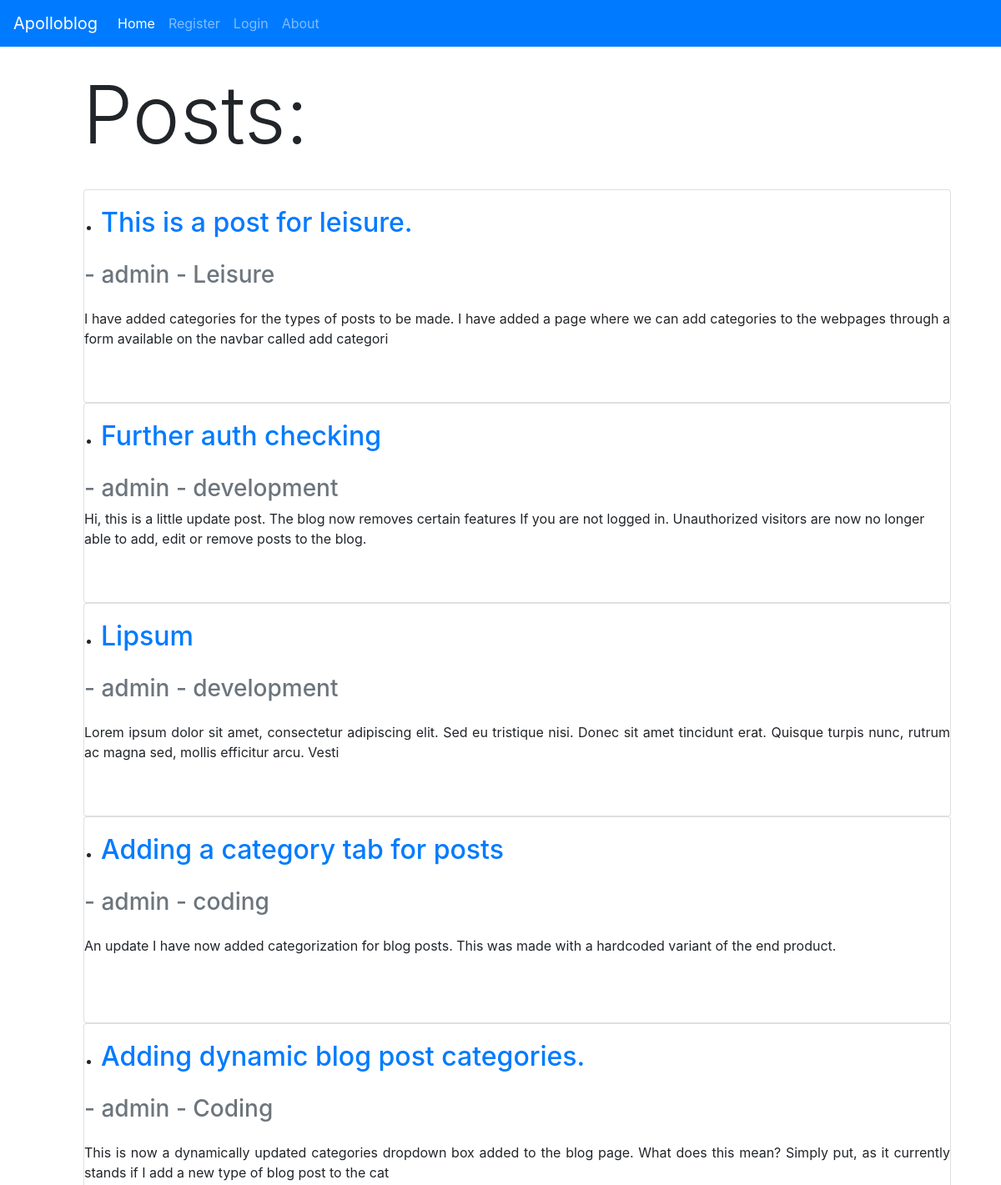
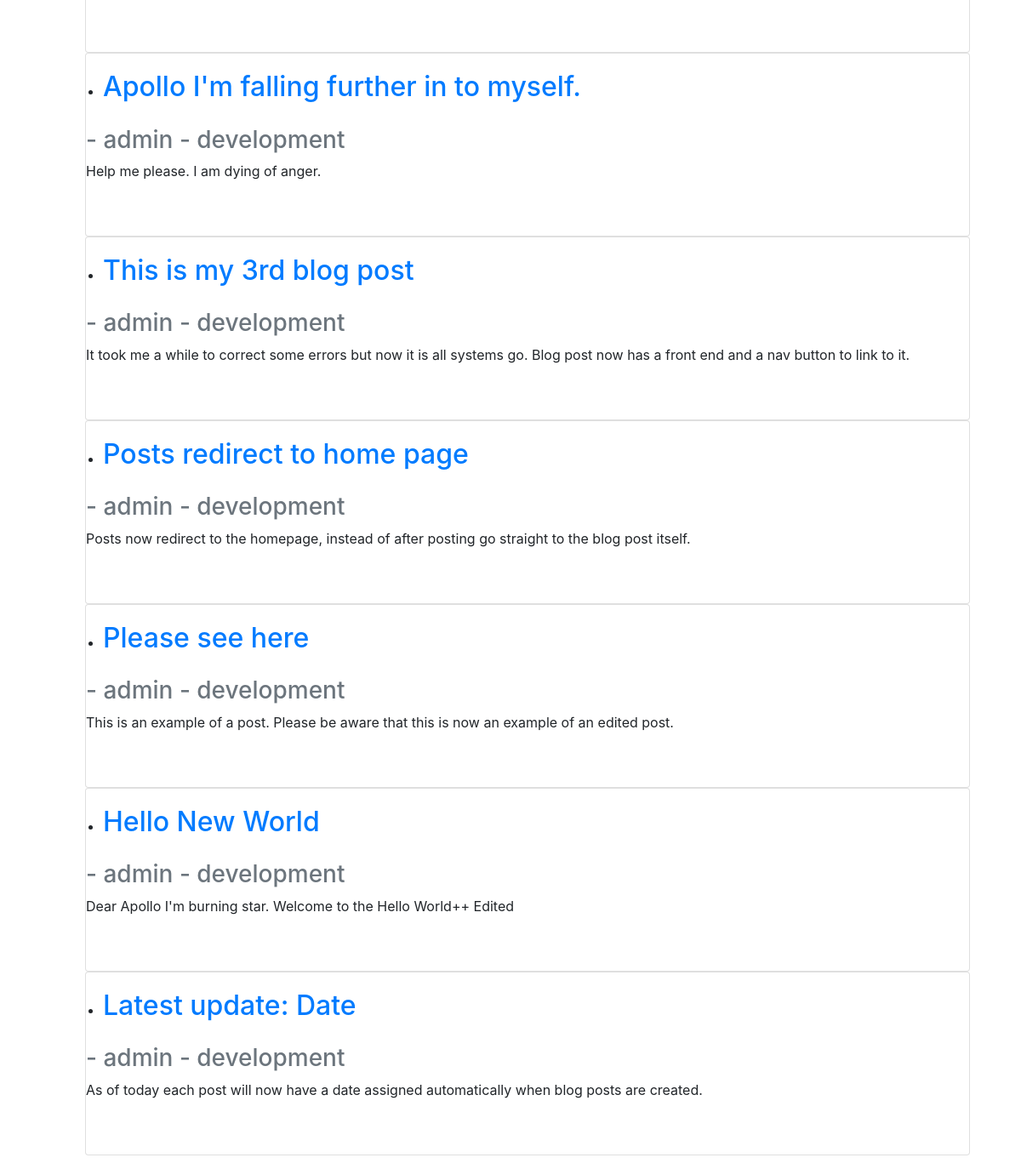
The page / on the database its author committed (2 pictures, top to bottom).
### blogroot/models.py (models this page shows, shortened)
class Post(models.Model):
	title = models.CharField(max_length=255) #max char length
	title_tag = models.CharField(max_length=255)
	author = models.ForeignKey(User, on_delete=models.CASCADE) #if user is deleted all related posts are
	body = models.TextField() #input field for text
	name = "Apollo Blog"
	post_date = models.DateField(auto_now_add = True)
	category = models.CharField(max_length=255, default='development')

### blogroot/views.py (the view)
# urls.py: path('', HomeView.as_view(), name='home'),
class HomeView(ListView): # pass in ListView
	model = Post #so our post will appear as a list on homepage
	template_name = 'home.html' #home.html template already created
	ordering = ['-post_date']

### blogroot/templates/home.html (shortened to what this page needs)
{% extends 'base.html' %}
{% block content %}
<body>
<div class="container-fluid">
<div class="container">
<div class="col px-lg-4">
<h1 class="display-1">Posts:</h1> <br />
</div>
</div>
<ul>
{% for post in object_list %}
<div class="card">
	<div class="card-body">
		<li><a  href="{% url 'article_detail' post.pk %}">
		<h2 class="card-title">{{ post.title }}</h2></a>
	</div>
	 	<h3 class="card-subtitle mb-2 text-muted"> - {{ post.author.username }} - {{ post.category }} </h3>
	 	<p class ="card-text"> {{ post.body | slice:":200"|safe }} </p> <br />
	 </small>  <br />
</div>
{% endfor %}
</ul>
</body>
{% endblock %}

### blogroot/templates/base.html (shortened to what this page needs)
<!doctype html>
<html lang="en">
  <head>
    <link rel="stylesheet" href="https://cdn.jsdelivr.net/npm/bootstrap@4.4.1/dist/css/bootstrap.min.css">
  </head>
  <body>
    <nav class="navbar navbar-expand-lg navbar-dark bg-primary">
  <a class="navbar-brand" href="{% url 'home' %}"> Apolloblog </a>
  <div class="collapse navbar-collapse" id="navbarNavDropdown">
    <ul class="navbar-nav">
      <li class="nav-item active">
        <a class="nav-link" href="{% url 'home' %}">Home</a>
      </li>
      {% if user.is_authenticated %}
      <li class="nav-item">
        <a class="nav-link" href="{% url 'add_post' %}">Add Post</a>
      </li>
      <li class="nav-item">
        <a class="nav-link" href="{% url 'add_category' %}">Add Category</a>
      </li>
      <li class="nav-item">
        <a class="nav-link" href="{% url 'logout' %}">Logout</a>
      </li>
      {% else %}
      <li class="nav-item">
        <a class="nav-link" href="{% url 'register' %}">Register</a>
      </li>
      <li class="nav-item">
        <a class="nav-link" href="{% url 'login' %}">Login</a>
      </li>
      {% endif %}
      <li class="nav-item">
        <a class="nav-link" href="#">About</a>
      </li>
    </ul>
  </div>
</nav>
<br/>
<div class="container">
  {% block content %}
  {% endblock %}
</div>
  </body>
</html>

### rows shown on the page
Post: title "This is a post for leisure.", author.username "admin", category "Leisure", body "I have added categories for the types of posts to be made. I have added a page where we can add categories to the webpages through a form available on the navbar called add categori"
Post: title "Further auth checking", author.username "admin", category "development", body "Hi, this is a little update post. The blog now removes certain features If you are not logged in. Unauthorized visitors are now no longer able to add, edit or remove posts to the blog."
Post: title "Lipsum", author.username "admin", category "development", body "Lorem ipsum dolor sit amet, consectetur adipiscing elit. Sed eu tristique nisi. Donec sit amet tincidunt erat. Quisque turpis nunc, rutrum ac magna sed, mollis efficitur arcu. Vesti"
Post: title "Adding a category tab for posts", author.username "admin", category "coding", body "An update I have now added categorization for blog posts. This was made with a hardcoded variant of the end product."
Post: title "Adding dynamic blog post categories.", author.username "admin", category "Coding", body "This is now a dynamically updated categories dropdown box added to the blog page. What does this mean? Simply put, as it currently stands if I add a new type of blog post to the cat"
Post: title "Apollo I'm falling further in to myself.", author.username "admin", category "development", body "Help me please. I am dying of anger."
Post: title "This is my 3rd blog post", author.username "admin", category "development", body "It took me a while to correct some errors but now it is all systems go. Blog post now has a front end and a nav button to link to it."
Post: title "Posts redirect to home page", author.username "admin", category "development", body "Posts now redirect to the homepage, instead of after posting go straight to the blog post itself."
Post: title "Please see here", author.username "admin", category "development", body "This is an example of a post. Please be aware that this is now an example of an edited post."
Post: title "Hello New World", author.username "admin", category "development", body "Dear Apollo I'm burning star. Welcome to the Hello World++ Edited"
Post: title "Latest update: Date", author.username "admin", category "development", body "As of today each post will now have a date assigned automatically when blog posts are created."
